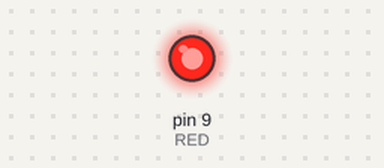
Simulated run of this sketch. Board: Arduino Uno, built with avr-gcc and run on an emulated ATmega328P. Parts: output pins drawn as LEDs (lit = HIGH).

Above: at 0.5 s.
At 12.5 s:
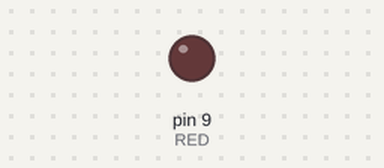
Timing chart, 0 to 18.2 s (numbered marks = the images above):
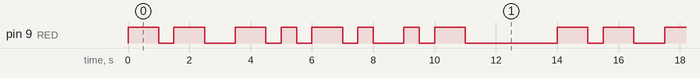

Measured:
- by itself, pin 9 (RED): repeats every 14.0 s: LOW 0.50 s, HIGH 1.0 s, LOW 1.0 s, HIGH 1.0 s, LOW 0.50 s, HIGH 0.50 s, LOW 0.50 s, HIGH 1.0 s, LOW 0.50 s, HIGH 0.50 s, LOW 1.0 s, HIGH 0.50 s, LOW 0.50 s, HIGH 1.0 s, LOW 3.0 s, HIGH 1.0 s
- by itself, everything shown: repeats every 14.0 s, in 16 steps

The sketch:

question_4.ino
```cpp
void setup() {
  pinMode(9, OUTPUT);//RED
}
void loop() {

////dash
//  digitalWrite(9, HIGH);
//  delay(500);
///blank
//  digitalWrite(9, LOW);
//  delay(500);
////dot
//  digitalWrite(9, HIGH);
//  delay(100);
////difference
//  digitalWrite(9, LOW);
//  delay(100);

// MORSE CODE : M C A

//m
 digitalWrite(9, HIGH);
 delay(1000);
 digitalWrite(9, LOW);
 delay(500);
 digitalWrite(9, HIGH);
 delay(1000);
 //space
 digitalWrite(9, LOW);
 delay(1000);
 //c
 digitalWrite(9, HIGH);
 delay(1000);
 digitalWrite(9, LOW);
 delay(500);
 digitalWrite(9, HIGH);
 delay(500);
 digitalWrite(9, LOW);
 delay(500);
 digitalWrite(9, HIGH);
 delay(1000);
 digitalWrite(9, LOW);
 delay(500);
 digitalWrite(9, HIGH);
 delay(500);
 //space
 digitalWrite(9, LOW);
 delay(1000);
 //a
 digitalWrite(9, HIGH);
 delay(500);
 digitalWrite(9, LOW);
 delay(500);
 digitalWrite(9, HIGH);
 delay(1000);
 //off
 digitalWrite(9, LOW);
 delay(3000);


}
```
